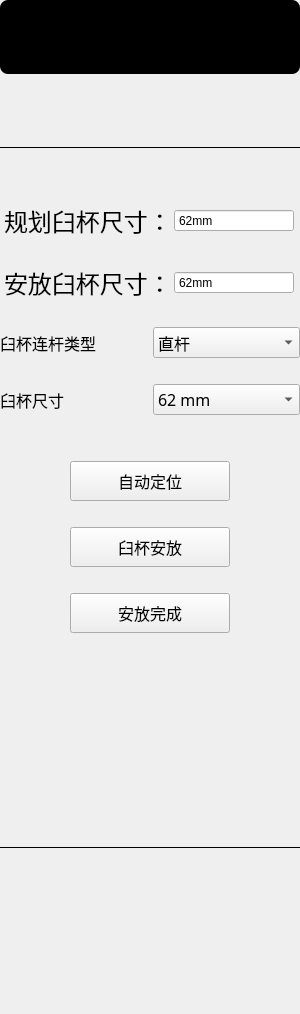
<?xml version="1.0" encoding="UTF-8"?>
<ui version="4.0">
 <class>QPutMolarCupProsthesisControls</class>
 <widget class="QWidget" name="QPutMolarCupProsthesisControls">
  <property name="geometry">
   <rect>
    <x>0</x>
    <y>0</y>
    <width>300</width>
    <height>1014</height>
   </rect>
  </property>
  <property name="sizePolicy">
   <sizepolicy hsizetype="Preferred" vsizetype="Preferred">
    <horstretch>0</horstretch>
    <verstretch>0</verstretch>
   </sizepolicy>
  </property>
  <property name="minimumSize">
   <size>
    <width>300</width>
    <height>0</height>
   </size>
  </property>
  <property name="maximumSize">
   <size>
    <width>300</width>
    <height>16777215</height>
   </size>
  </property>
  <property name="windowTitle">
   <string>硬件准备</string>
  </property>
  <property name="styleSheet">
   <string notr="true"/>
  </property>
  <property name="currentIndex" stdset="0">
   <number>0</number>
  </property>
  <widget class="QWidget" name="widget" native="true">
   <property name="geometry">
    <rect>
     <x>0</x>
     <y>0</y>
     <width>300</width>
     <height>1014</height>
    </rect>
   </property>
   <property name="styleSheet">
    <string notr="true"/>
   </property>
   <layout class="QVBoxLayout" name="verticalLayout_4">
    <item>
     <widget class="QWidget" name="widget_2" native="true">
      <property name="sizePolicy">
       <sizepolicy hsizetype="Preferred" vsizetype="Minimum">
        <horstretch>0</horstretch>
        <verstretch>0</verstretch>
       </sizepolicy>
      </property>
      <property name="minimumSize">
       <size>
        <width>0</width>
        <height>74</height>
       </size>
      </property>
      <property name="maximumSize">
       <size>
        <width>16777215</width>
        <height>80</height>
       </size>
      </property>
      <property name="styleSheet">
       <string notr="true">border-radius: 8px;
background-color: rgb(0, 0, 0);
</string>
      </property>
      <layout class="QGridLayout" name="gridLayout_3"/>
     </widget>
    </item>
    <item>
     <spacer name="verticalSpacer_10">
      <property name="orientation">
       <enum>Qt::Vertical</enum>
      </property>
      <property name="sizeType">
       <enum>QSizePolicy::Fixed</enum>
      </property>
      <property name="sizeHint" stdset="0">
       <size>
        <width>20</width>
        <height>57</height>
       </size>
      </property>
     </spacer>
    </item>
    <item>
     <widget class="Line" name="line1">
      <property name="minimumSize">
       <size>
        <width>0</width>
        <height>20</height>
       </size>
      </property>
      <property name="styleSheet">
       <string notr="true"/>
      </property>
      <property name="frameShadow">
       <enum>QFrame::Plain</enum>
      </property>
      <property name="orientation">
       <enum>Qt::Horizontal</enum>
      </property>
     </widget>
    </item>
    <item>
     <spacer name="verticalSpacer_5">
      <property name="orientation">
       <enum>Qt::Vertical</enum>
      </property>
      <property name="sizeType">
       <enum>QSizePolicy::Fixed</enum>
      </property>
      <property name="sizeHint" stdset="0">
       <size>
        <width>20</width>
        <height>40</height>
       </size>
      </property>
     </spacer>
    </item>
    <item>
     <layout class="QHBoxLayout" name="horizontalLayout_12">
      <property name="topMargin">
       <number>0</number>
      </property>
      <item>
       <widget class="QLabel" name="label_4">
        <property name="minimumSize">
         <size>
          <width>160</width>
          <height>0</height>
         </size>
        </property>
        <property name="maximumSize">
         <size>
          <width>160</width>
          <height>16777215</height>
         </size>
        </property>
        <property name="font">
         <font>
          <family>黑体</family>
          <pointsize>18</pointsize>
         </font>
        </property>
        <property name="styleSheet">
         <string notr="true"/>
        </property>
        <property name="text">
         <string>规划臼杯尺寸：</string>
        </property>
        <property name="alignment">
         <set>Qt::AlignLeading|Qt::AlignLeft|Qt::AlignVCenter</set>
        </property>
       </widget>
      </item>
      <item>
       <widget class="QDoubleSpinBox" name="doubleSpinBox_PlanCupSize">
        <property name="minimumSize">
         <size>
          <width>120</width>
          <height>0</height>
         </size>
        </property>
        <property name="maximumSize">
         <size>
          <width>120</width>
          <height>16777215</height>
         </size>
        </property>
        <property name="font">
         <font>
          <family>Arial</family>
          <weight>50</weight>
          <italic>false</italic>
          <bold>false</bold>
         </font>
        </property>
        <property name="styleSheet">
         <string notr="true"/>
        </property>
        <property name="readOnly">
         <bool>true</bool>
        </property>
        <property name="buttonSymbols">
         <enum>QAbstractSpinBox::NoButtons</enum>
        </property>
        <property name="prefix">
         <string/>
        </property>
        <property name="suffix">
         <string>mm</string>
        </property>
        <property name="decimals">
         <number>0</number>
        </property>
        <property name="value">
         <double>62.000000000000000</double>
        </property>
       </widget>
      </item>
     </layout>
    </item>
    <item>
     <spacer name="verticalSpacer_6">
      <property name="orientation">
       <enum>Qt::Vertical</enum>
      </property>
      <property name="sizeType">
       <enum>QSizePolicy::Fixed</enum>
      </property>
      <property name="sizeHint" stdset="0">
       <size>
        <width>20</width>
        <height>20</height>
       </size>
      </property>
     </spacer>
    </item>
    <item>
     <layout class="QHBoxLayout" name="horizontalLayout_13">
      <property name="topMargin">
       <number>0</number>
      </property>
      <item>
       <widget class="QLabel" name="label_5">
        <property name="minimumSize">
         <size>
          <width>160</width>
          <height>0</height>
         </size>
        </property>
        <property name="maximumSize">
         <size>
          <width>160</width>
          <height>16777215</height>
         </size>
        </property>
        <property name="font">
         <font>
          <family>黑体</family>
          <pointsize>18</pointsize>
         </font>
        </property>
        <property name="text">
         <string>安放臼杯尺寸：</string>
        </property>
        <property name="alignment">
         <set>Qt::AlignLeading|Qt::AlignLeft|Qt::AlignVCenter</set>
        </property>
       </widget>
      </item>
      <item>
       <widget class="QDoubleSpinBox" name="doubleSpinBox_ActualCupSize">
        <property name="minimumSize">
         <size>
          <width>120</width>
          <height>0</height>
         </size>
        </property>
        <property name="maximumSize">
         <size>
          <width>120</width>
          <height>16777215</height>
         </size>
        </property>
        <property name="font">
         <font>
          <family>Arial</family>
          <weight>50</weight>
          <italic>false</italic>
          <bold>false</bold>
         </font>
        </property>
        <property name="styleSheet">
         <string notr="true"/>
        </property>
        <property name="readOnly">
         <bool>true</bool>
        </property>
        <property name="buttonSymbols">
         <enum>QAbstractSpinBox::NoButtons</enum>
        </property>
        <property name="suffix">
         <string>mm</string>
        </property>
        <property name="decimals">
         <number>0</number>
        </property>
        <property name="value">
         <double>62.000000000000000</double>
        </property>
       </widget>
      </item>
     </layout>
    </item>
    <item>
     <spacer name="verticalSpacer">
      <property name="orientation">
       <enum>Qt::Vertical</enum>
      </property>
      <property name="sizeType">
       <enum>QSizePolicy::Fixed</enum>
      </property>
      <property name="sizeHint" stdset="0">
       <size>
        <width>20</width>
        <height>20</height>
       </size>
      </property>
     </spacer>
    </item>
    <item>
     <layout class="QGridLayout" name="gridLayout">
      <item row="3" column="0">
       <widget class="QLabel" name="label_3">
        <property name="font">
         <font>
          <family>黑体</family>
          <pointsize>12</pointsize>
         </font>
        </property>
        <property name="text">
         <string>臼杯尺寸</string>
        </property>
       </widget>
      </item>
      <item row="1" column="1">
       <widget class="QComboBox" name="comboBox_TCPType">
        <property name="font">
         <font>
          <family>黑体</family>
          <pointsize>12</pointsize>
         </font>
        </property>
        <property name="styleSheet">
         <string notr="true"/>
        </property>
        <item>
         <property name="text">
          <string>直杆</string>
         </property>
        </item>
        <item>
         <property name="text">
          <string>弯杆</string>
         </property>
        </item>
       </widget>
      </item>
      <item row="1" column="0">
       <widget class="QLabel" name="label_2">
        <property name="font">
         <font>
          <family>黑体</family>
          <pointsize>12</pointsize>
         </font>
        </property>
        <property name="text">
         <string>臼杯连杆类型</string>
        </property>
       </widget>
      </item>
      <item row="2" column="0">
       <spacer name="verticalSpacer_3">
        <property name="orientation">
         <enum>Qt::Vertical</enum>
        </property>
        <property name="sizeType">
         <enum>QSizePolicy::Fixed</enum>
        </property>
        <property name="sizeHint" stdset="0">
         <size>
          <width>20</width>
          <height>20</height>
         </size>
        </property>
       </spacer>
      </item>
      <item row="3" column="1">
       <widget class="QComboBox" name="comboBox_PlanCupSize">
        <property name="sizePolicy">
         <sizepolicy hsizetype="Preferred" vsizetype="Fixed">
          <horstretch>0</horstretch>
          <verstretch>0</verstretch>
         </sizepolicy>
        </property>
        <property name="font">
         <font>
          <family>黑体</family>
          <pointsize>12</pointsize>
         </font>
        </property>
        <property name="styleSheet">
         <string notr="true"/>
        </property>
        <property name="currentText">
         <string>62 mm</string>
        </property>
        <property name="currentIndex">
         <number>9</number>
        </property>
        <item>
         <property name="text">
          <string>44 mm</string>
         </property>
        </item>
        <item>
         <property name="text">
          <string>46 mm</string>
         </property>
        </item>
        <item>
         <property name="text">
          <string>48 mm</string>
         </property>
        </item>
        <item>
         <property name="text">
          <string>50 mm</string>
         </property>
        </item>
        <item>
         <property name="text">
          <string>52 mm</string>
         </property>
        </item>
        <item>
         <property name="text">
          <string>54 mm</string>
         </property>
        </item>
        <item>
         <property name="text">
          <string>56 mm</string>
         </property>
        </item>
        <item>
         <property name="text">
          <string>58 mm</string>
         </property>
        </item>
        <item>
         <property name="text">
          <string>60 mm</string>
         </property>
        </item>
        <item>
         <property name="text">
          <string>62 mm</string>
         </property>
        </item>
       </widget>
      </item>
     </layout>
    </item>
    <item>
     <spacer name="verticalSpacer_4">
      <property name="orientation">
       <enum>Qt::Vertical</enum>
      </property>
      <property name="sizeType">
       <enum>QSizePolicy::Fixed</enum>
      </property>
      <property name="sizeHint" stdset="0">
       <size>
        <width>20</width>
        <height>40</height>
       </size>
      </property>
     </spacer>
    </item>
    <item>
     <layout class="QHBoxLayout" name="horizontalLayout">
      <item>
       <spacer name="horizontalSpacer">
        <property name="orientation">
         <enum>Qt::Horizontal</enum>
        </property>
        <property name="sizeHint" stdset="0">
         <size>
          <width>40</width>
          <height>20</height>
         </size>
        </property>
       </spacer>
      </item>
      <item>
       <widget class="QPushButton" name="pBtnAutoOrientation">
        <property name="sizePolicy">
         <sizepolicy hsizetype="Preferred" vsizetype="Preferred">
          <horstretch>0</horstretch>
          <verstretch>0</verstretch>
         </sizepolicy>
        </property>
        <property name="minimumSize">
         <size>
          <width>160</width>
          <height>40</height>
         </size>
        </property>
        <property name="font">
         <font>
          <family>黑体</family>
          <pointsize>12</pointsize>
         </font>
        </property>
        <property name="styleSheet">
         <string notr="true"/>
        </property>
        <property name="text">
         <string>自动定位</string>
        </property>
        <property name="autoDefault">
         <bool>false</bool>
        </property>
        <property name="default">
         <bool>false</bool>
        </property>
       </widget>
      </item>
      <item>
       <spacer name="horizontalSpacer_2">
        <property name="orientation">
         <enum>Qt::Horizontal</enum>
        </property>
        <property name="sizeHint" stdset="0">
         <size>
          <width>40</width>
          <height>20</height>
         </size>
        </property>
       </spacer>
      </item>
     </layout>
    </item>
    <item>
     <spacer name="verticalSpacer_7">
      <property name="orientation">
       <enum>Qt::Vertical</enum>
      </property>
      <property name="sizeType">
       <enum>QSizePolicy::Fixed</enum>
      </property>
      <property name="sizeHint" stdset="0">
       <size>
        <width>20</width>
        <height>20</height>
       </size>
      </property>
     </spacer>
    </item>
    <item>
     <layout class="QHBoxLayout" name="horizontalLayout_2">
      <item>
       <spacer name="horizontalSpacer_3">
        <property name="orientation">
         <enum>Qt::Horizontal</enum>
        </property>
        <property name="sizeHint" stdset="0">
         <size>
          <width>40</width>
          <height>20</height>
         </size>
        </property>
       </spacer>
      </item>
      <item>
       <widget class="QPushButton" name="phBtnPutCup">
        <property name="minimumSize">
         <size>
          <width>160</width>
          <height>40</height>
         </size>
        </property>
        <property name="font">
         <font>
          <family>黑体</family>
          <pointsize>12</pointsize>
         </font>
        </property>
        <property name="styleSheet">
         <string notr="true"/>
        </property>
        <property name="text">
         <string>臼杯安放</string>
        </property>
       </widget>
      </item>
      <item>
       <spacer name="horizontalSpacer_4">
        <property name="orientation">
         <enum>Qt::Horizontal</enum>
        </property>
        <property name="sizeHint" stdset="0">
         <size>
          <width>40</width>
          <height>20</height>
         </size>
        </property>
       </spacer>
      </item>
     </layout>
    </item>
    <item>
     <spacer name="verticalSpacer_8">
      <property name="orientation">
       <enum>Qt::Vertical</enum>
      </property>
      <property name="sizeType">
       <enum>QSizePolicy::Fixed</enum>
      </property>
      <property name="sizeHint" stdset="0">
       <size>
        <width>20</width>
        <height>20</height>
       </size>
      </property>
     </spacer>
    </item>
    <item>
     <layout class="QHBoxLayout" name="horizontalLayout_5">
      <item>
       <spacer name="horizontalSpacer_9">
        <property name="orientation">
         <enum>Qt::Horizontal</enum>
        </property>
        <property name="sizeHint" stdset="0">
         <size>
          <width>40</width>
          <height>20</height>
         </size>
        </property>
       </spacer>
      </item>
      <item>
       <widget class="QPushButton" name="phBtnPutFinish">
        <property name="minimumSize">
         <size>
          <width>160</width>
          <height>40</height>
         </size>
        </property>
        <property name="font">
         <font>
          <family>黑体</family>
          <pointsize>12</pointsize>
         </font>
        </property>
        <property name="styleSheet">
         <string notr="true"/>
        </property>
        <property name="text">
         <string>安放完成</string>
        </property>
       </widget>
      </item>
      <item>
       <spacer name="horizontalSpacer_10">
        <property name="orientation">
         <enum>Qt::Horizontal</enum>
        </property>
        <property name="sizeHint" stdset="0">
         <size>
          <width>40</width>
          <height>20</height>
         </size>
        </property>
       </spacer>
      </item>
     </layout>
    </item>
    <item>
     <spacer name="verticalSpacer_2">
      <property name="orientation">
       <enum>Qt::Vertical</enum>
      </property>
      <property name="sizeHint" stdset="0">
       <size>
        <width>20</width>
        <height>140</height>
       </size>
      </property>
     </spacer>
    </item>
    <item>
     <widget class="Line" name="line2">
      <property name="minimumSize">
       <size>
        <width>0</width>
        <height>20</height>
       </size>
      </property>
      <property name="styleSheet">
       <string notr="true"/>
      </property>
      <property name="frameShadow">
       <enum>QFrame::Plain</enum>
      </property>
      <property name="orientation">
       <enum>Qt::Horizontal</enum>
      </property>
     </widget>
    </item>
    <item>
     <widget class="QWidget" name="widgetInfo" native="true">
      <property name="minimumSize">
       <size>
        <width>0</width>
        <height>105</height>
       </size>
      </property>
      <property name="styleSheet">
       <string notr="true"/>
      </property>
      <widget class="QLabel" name="label">
       <property name="geometry">
        <rect>
         <x>2</x>
         <y>2</y>
         <width>54</width>
         <height>16</height>
        </rect>
       </property>
       <property name="font">
        <font>
         <family>黑体</family>
         <pointsize>12</pointsize>
        </font>
       </property>
       <property name="text">
        <string/>
       </property>
      </widget>
     </widget>
    </item>
    <item>
     <widget class="QWidget" name="widget_3" native="true">
      <property name="minimumSize">
       <size>
        <width>0</width>
        <height>40</height>
       </size>
      </property>
     </widget>
    </item>
   </layout>
  </widget>
 </widget>
 <resources>
  <include location="../../resources/resources.qrc"/>
 </resources>
 <connections/>
 <slots>
  <slot>on_HardWareWidget_currentChanged(int)</slot>
 </slots>
</ui>
